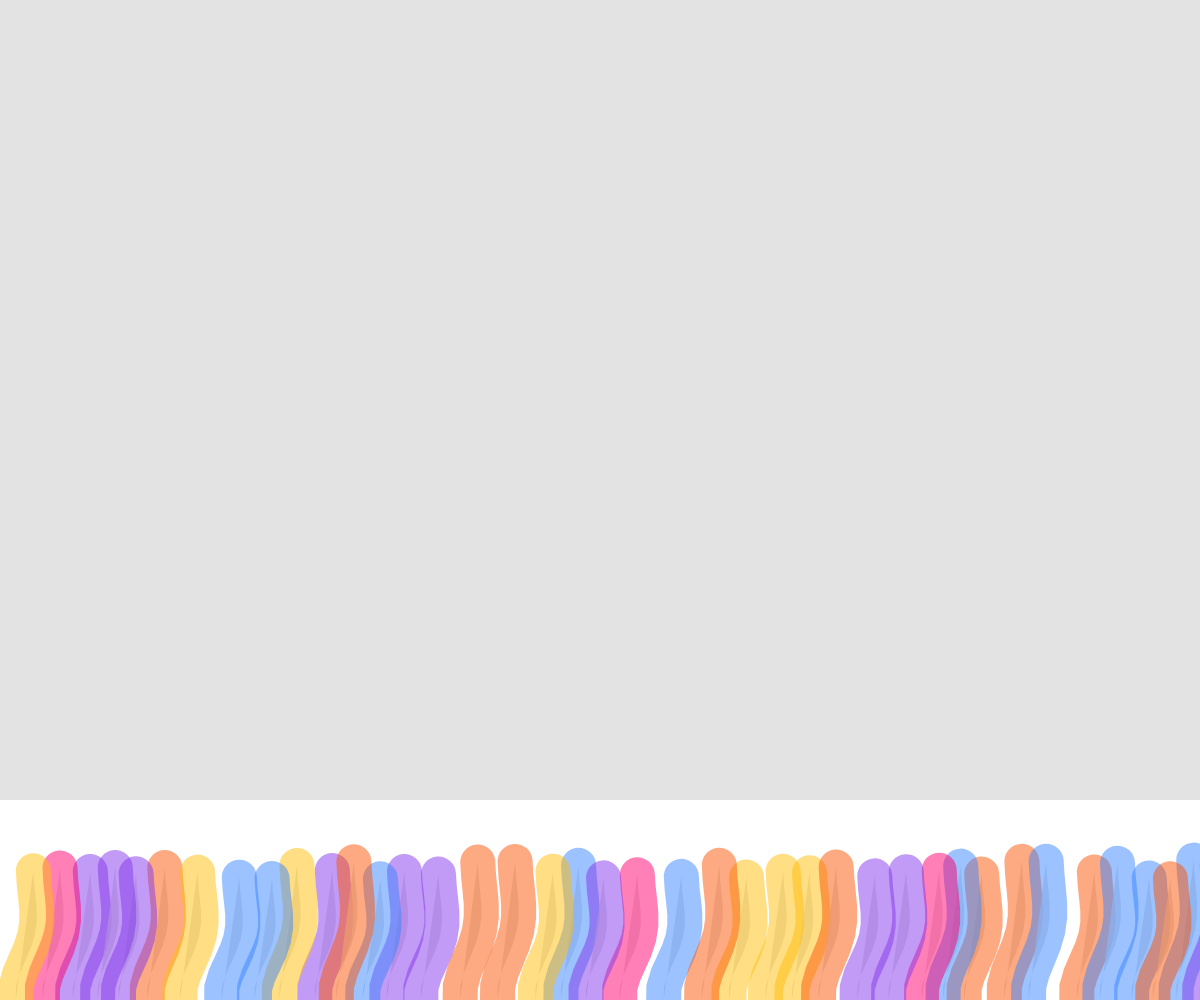
Frame 1 (no input)
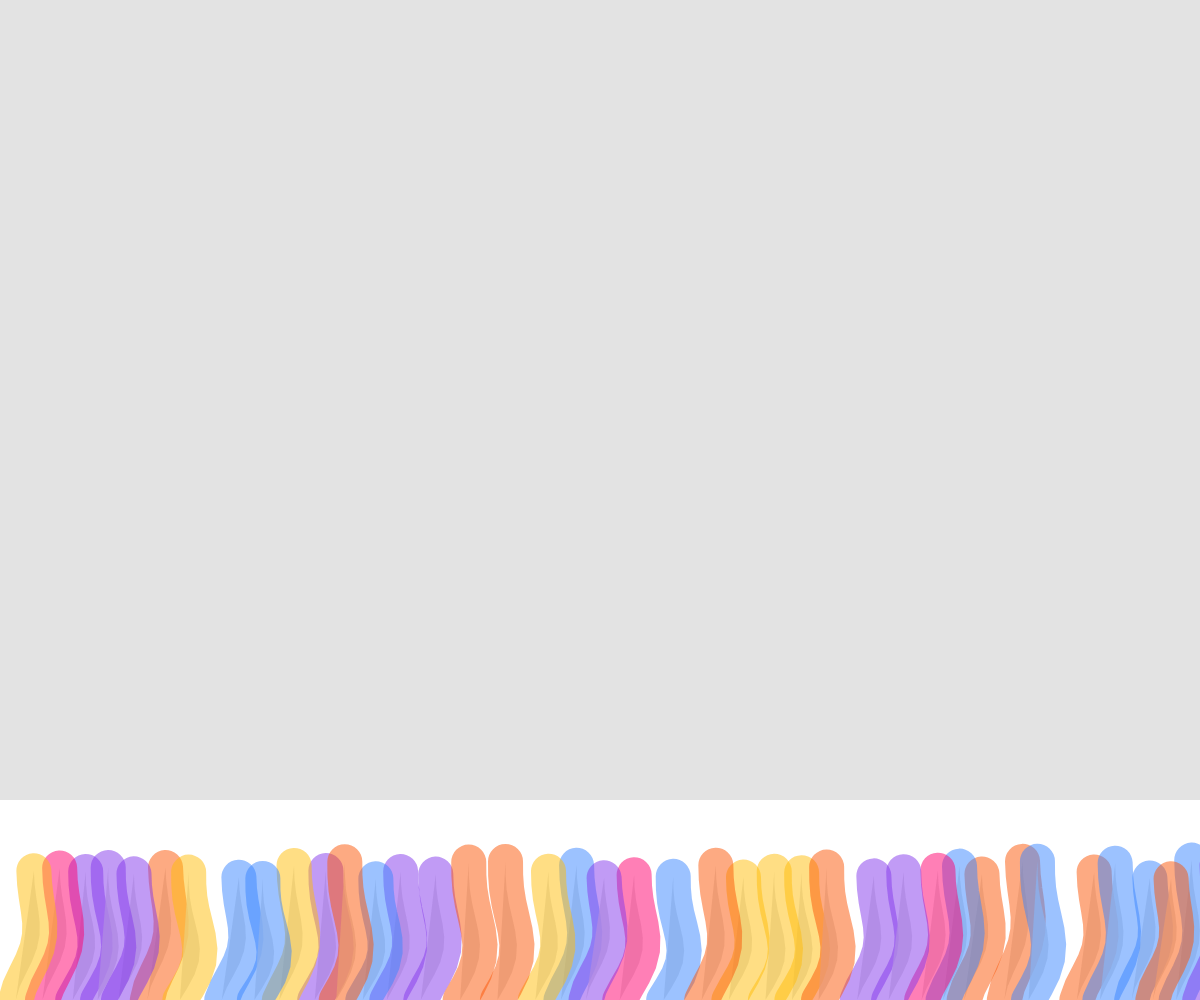
Frame 60 (no input)
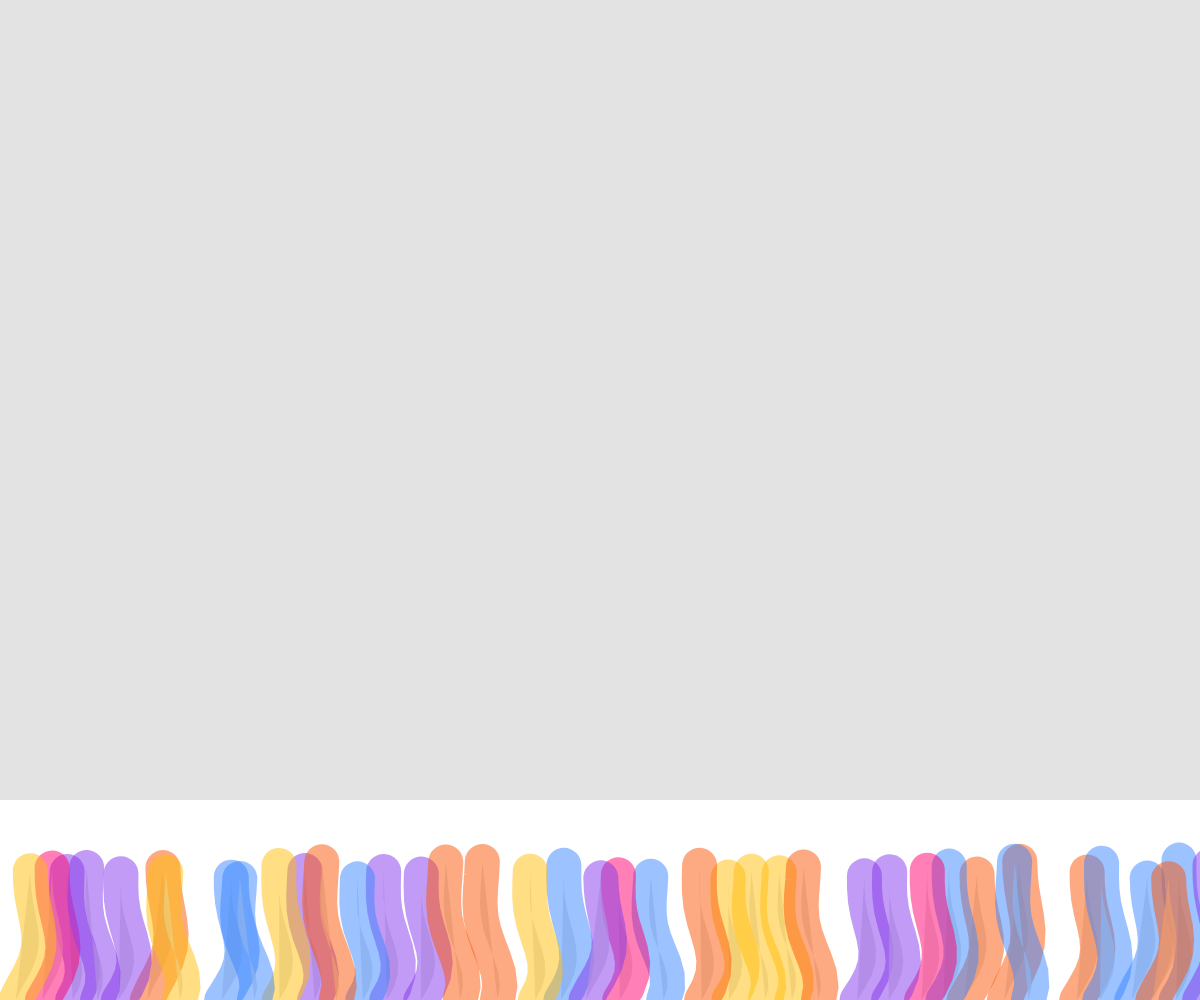
Frame 120 (the mouse pressed at the canvas centre since frame 60)

The p5.js sketch that drew these frames (run headless with seeded random() and noise() and a simulated clock; from frame 60 on, the mouse is pressed at the canvas centre):

// p5.js sketch
// ── sketch.js
let seaweeds = []; // 儲存水草的陣列
let colors = ['#FFBE0B', '#FB5607', '#FF006E', '#8338EC', '#3A86FF']; // 五種顏色

function setup() {
  let canvas = createCanvas(windowWidth, windowHeight); // 畫布大小
  canvas.style('position', 'absolute'); // 設定畫布位置為絕對定位
  canvas.style('z-index', '1'); // 確保畫布在 iframe 上層
  canvas.style('pointer-events', 'none'); // 允許滑鼠事件穿透畫布

  noFill(); // 確保不填充形狀
  for (let i = 0; i < 40; i++) {
    let x;
    let isOverlapping;
    do {
      x = random(width); // 隨機 x 位置
      isOverlapping = seaweeds.some(seaweed => abs(seaweed.x - x) < 20); // 確保水草不過於接近
    } while (isOverlapping);

    let h = random(120, 140); // 隨機高度介於 120 到 140 之間
    let color = colors[int(random(colors.length))]; // 隨機選擇顏色
    let thickness = 35; // 固定水草粗細為 35
    let frequency = random(0.02, 0.08); // 隨機搖晃頻率
    seaweeds.push({ x: x, height: h, color: color, thickness: thickness, frequency: frequency });
  }
}

function draw() {
  clear(); // 清除畫布，保持透明背景

  // 設定背景透明效果
  noStroke();
  fill(220, 220, 220, 200); // 半透明背景顏色
  rect(0, 0, width, height * 0.8); // 只覆蓋視窗高度的 80%

  blendMode(BLEND); // 設定混合模式為 BLEND，允許顏色重疊

  for (let i = 0; i < seaweeds.length; i++) {
    let seaweed = seaweeds[i];
    let segments = 10; // 水草分段數
    let segmentHeight = seaweed.height / segments; // 每段的高度
    let baseX = seaweed.x; // 水草的底部 x 位置
    let baseY = height; // 水草的底部 y 位置

    stroke(seaweed.color + '80'); // 設定線條顏色，加入透明度
    strokeWeight(seaweed.thickness); // 設定線條粗細

    beginShape(); // 開始繪製水草形狀
    vertex(baseX, baseY); // 水草的底部點

    let prevX = baseX;
    let prevY = baseY;

    for (let j = 0; j < segments; j++) {
      let sway = sin(frameCount * seaweed.frequency * 0.3 + j * PI / 6) * (segments - j) * 0.8; // 減慢頻率，減小幅度
      let nextX = prevX + sway;
      let nextY = prevY - segmentHeight;

      vertex(nextX, nextY); // 添加頂點到形狀
      prevX = nextX;
      prevY = nextY;
    }

    endShape(); // 結束繪製水草形狀
  }
}
